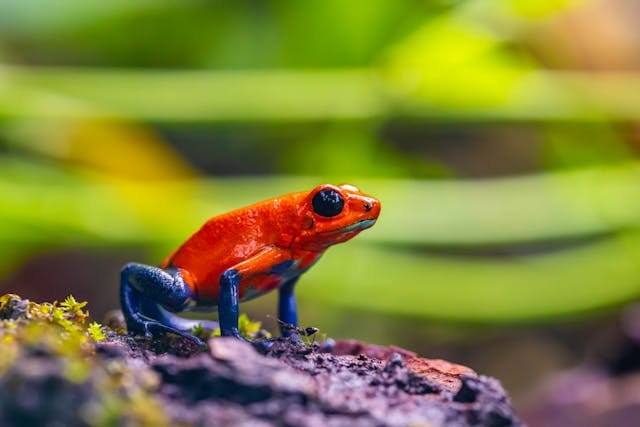
#> input picture frog.jpg, 640 x 427 px
$ python sepia.py
#> lines starting #> are read from the running program, lines starting #| are printed output that depends on the picture
'''
initial thoughts:

2 methods:

1. hsv - sepia
    -using a static sepia brown hue
    -changing value will change brightness of this brown, effectively spanning the value spectrum
    -saturation of the brown is core to the color, so this will stay static aswell

2. rgb - sepia matrix
    -mentioned by ricks as "the way" to do it
    -look into matrix, cite whoever i get it from
'''
from PIL import Image

image = Image.open("./frog.jpg")
#> image is the input picture: PIL image 640x427 RGB; mean R, G, B 129.1, 130.1, 56.6
raster = image.load()

# [44 lines left out: functions rgb_to_hsv, hsv_to_rgb, jank_sepia, not called in this run]


for x in range(image.width):
    for y in range(image.height):
        r, g, b, *_ = raster[x,y]


        #algorithm found https://www.geeksforgeeks.org/java/image-processing-in-java-colored-image-to-sepia-image-conversion
        newRed = 0.393*r + 0.769*g + 0.189*b
        newGreen = 0.349*r + 0.686*g + 0.168*b
        newBlue = 0.272*r + 0.534*g + 0.131*b

        raster[x,y] = (int(newRed), int(newGreen), int(newBlue))

image.save("./sepia.png")
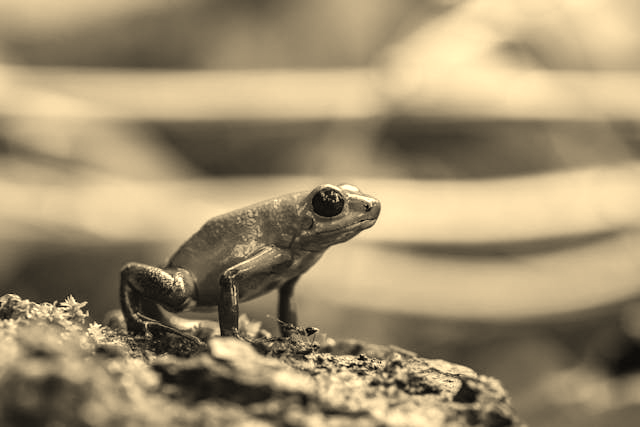
#> saved as sepia.png: PIL image 640x427 RGB; mean R, G, B 160.6, 143.3, 111.5

$ run again, with butterfly.jpg copied over frog.jpg
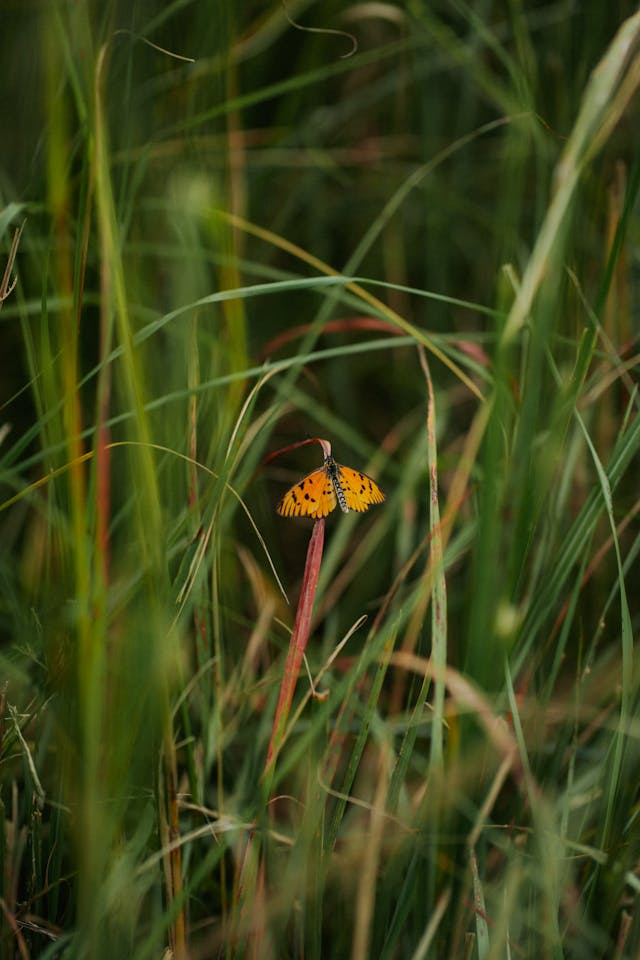
#> input picture butterfly.jpg, 640 x 960 px
#> image is the input picture: PIL image 640x960 RGB; mean R, G, B 61.1, 68.5, 25.3
#> `image.save("./sepia.png")`:
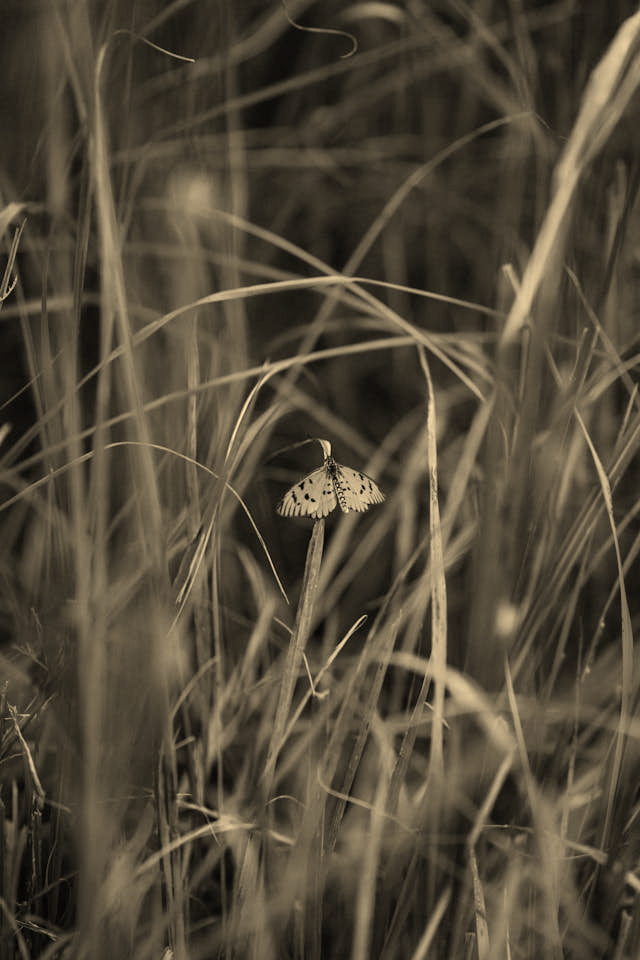
#> saved as sepia.png: PIL image 640x960 RGB; mean R, G, B 81, 72.1, 56
